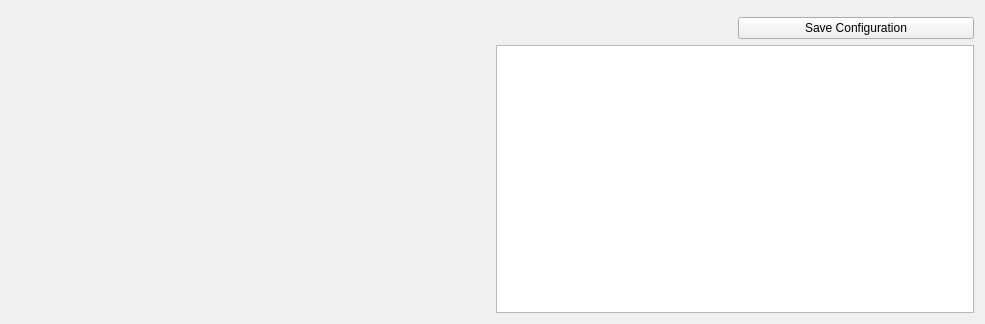
<?xml version="1.0" encoding="UTF-8"?>
<ui version="4.0">
 <class>mainWidgetArm</class>
 <widget class="QWidget" name="mainWidgetArm">
  <property name="geometry">
   <rect>
    <x>0</x>
    <y>0</y>
    <width>985</width>
    <height>324</height>
   </rect>
  </property>
  <property name="minimumSize">
   <size>
    <width>0</width>
    <height>0</height>
   </size>
  </property>
  <property name="windowTitle">
   <string>SoftHand</string>
  </property>
  <layout class="QGridLayout" name="gridLayout_2">
   <item row="0" column="0">
    <widget class="MyArm" name="arm" native="true">
     <property name="sizePolicy">
      <sizepolicy hsizetype="Preferred" vsizetype="Preferred">
       <horstretch>0</horstretch>
       <verstretch>0</verstretch>
      </sizepolicy>
     </property>
     <property name="minimumSize">
      <size>
       <width>0</width>
       <height>30</height>
      </size>
     </property>
     <property name="maximumSize">
      <size>
       <width>1400</width>
       <height>600</height>
      </size>
     </property>
    </widget>
   </item>
   <item row="0" column="1">
    <layout class="QGridLayout" name="gridLayout">
     <item row="0" column="0" colspan="2">
      <widget class="MySerial" name="serial" native="true">
       <property name="sizePolicy">
        <sizepolicy hsizetype="Preferred" vsizetype="Preferred">
         <horstretch>0</horstretch>
         <verstretch>0</verstretch>
        </sizepolicy>
       </property>
       <property name="minimumSize">
        <size>
         <width>0</width>
         <height>0</height>
        </size>
       </property>
      </widget>
     </item>
     <item row="1" column="0">
      <spacer name="horizontalSpacer">
       <property name="orientation">
        <enum>Qt::Horizontal</enum>
       </property>
       <property name="sizeType">
        <enum>QSizePolicy::Preferred</enum>
       </property>
       <property name="sizeHint" stdset="0">
        <size>
         <width>48</width>
         <height>20</height>
        </size>
       </property>
      </spacer>
     </item>
     <item row="1" column="1">
      <widget class="QPushButton" name="saveButton">
       <property name="text">
        <string>Save Configuration</string>
       </property>
      </widget>
     </item>
     <item row="2" column="0" colspan="2">
      <widget class="QTextBrowser" name="textBrowser"/>
     </item>
    </layout>
   </item>
  </layout>
 </widget>
 <customwidgets>
  <customwidget>
   <class>MySerial</class>
   <extends>QWidget</extends>
   <header>mySerial</header>
   <container>1</container>
   <slots>
    <signal>sigNewLine()</signal>
    <signal>sigAngleCommandChanged()</signal>
    <signal>sigNewDataReady()</signal>
    <slot>slotSendRequest(QString)</slot>
    <slot>slotSendRequestBin()</slot>
   </slots>
  </customwidget>
  <customwidget>
   <class>MyArm</class>
   <extends>QWidget</extends>
   <header>myArm</header>
   <container>1</container>
  </customwidget>
 </customwidgets>
 <resources/>
 <connections>
  <connection>
   <sender>serial</sender>
   <signal>sigNewLine()</signal>
   <receiver>arm</receiver>
   <slot>slotNewDataArrived()</slot>
   <hints>
    <hint type="sourcelabel">
     <x>972</x>
     <y>11</y>
    </hint>
    <hint type="destinationlabel">
     <x>289</x>
     <y>50</y>
    </hint>
   </hints>
  </connection>
  <connection>
   <sender>arm</sender>
   <signal>sigSendCommand(QString)</signal>
   <receiver>serial</receiver>
   <slot>slotSendRequest(QString)</slot>
   <hints>
    <hint type="sourcelabel">
     <x>334</x>
     <y>50</y>
    </hint>
    <hint type="destinationlabel">
     <x>972</x>
     <y>11</y>
    </hint>
   </hints>
  </connection>
 </connections>
 <slots>
  <slot>slotSaveButtonClicked()</slot>
  <slot>slotReadyToSave()</slot>
 </slots>
</ui>
